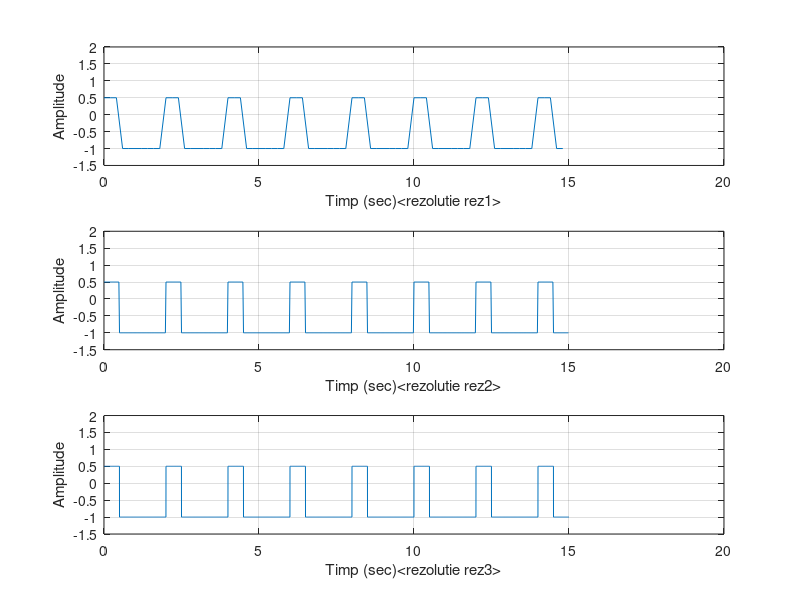

The MATLAB source for this figure:
%Tema 1
%EX 1 

T=15;                 %aceasta este durata ce va fi afisata din semnal in secunde
T0= 2 ;               %perioada dintre doua maxime ale semnalului
rez1 = 0.2;           % rezolutie tomporala pentru 200 ms
rez2 = 0.02;          %rezolutie temporala pt 20 ms
rez3 = 0.002;         % rezolutie temporala pt 2 ms

% creearea semnalului cu rezolutia rez1 


N1= round(T/rez1);    % marim perioada T astefl incat sa avem un semnal cat mai detaliat
t1=rez1*(0:N1-1);     %impartim perioada T in foarte multe puncte astfel incat semnalul sa fie 
                      %cat mai real si in acelasi timp convetim T-ul inapoi pt a
                      %ramane cu lngimea 10
F0=1/T0;              %frecventa semnalului

semnal1 =-0.25+ 0.75*square(2*pi*F0*t1, 25);       %creeare semnalului dupa formula
subplot(3,1,1),plot(t1,semnal1),grid, ylim([-1.5 2]),xlabel('Timp (sec)<rezolutie rez1>') ,ylabel('Amplitude') %afisare


%creearea semnalului cu rezolutie rez2

N2= round(T/rez2);
t2=rez2*(0:N2-1);

semnal2 =-0.25+ 0.75*square(2*pi*F0*t2, 25);
subplot(3,1,2),plot(t2,semnal2),grid, ylim([-1.5 2]),xlabel('Timp (sec)<rezolutie rez2>') ,ylabel('Amplitude')



%creearea semnalului cu rezolutie rez3

N3= round(T/rez3);
t3=rez3*(0:N3-1);

semnal3 =-0.25+ 0.75*square(2*pi*F0*t3, 25);
subplot(3,1,3),plot(t3,semnal3),grid, ylim([-1.5 2]),xlabel('Timp (sec)<rezolutie rez3>') ,ylabel('Amplitude')